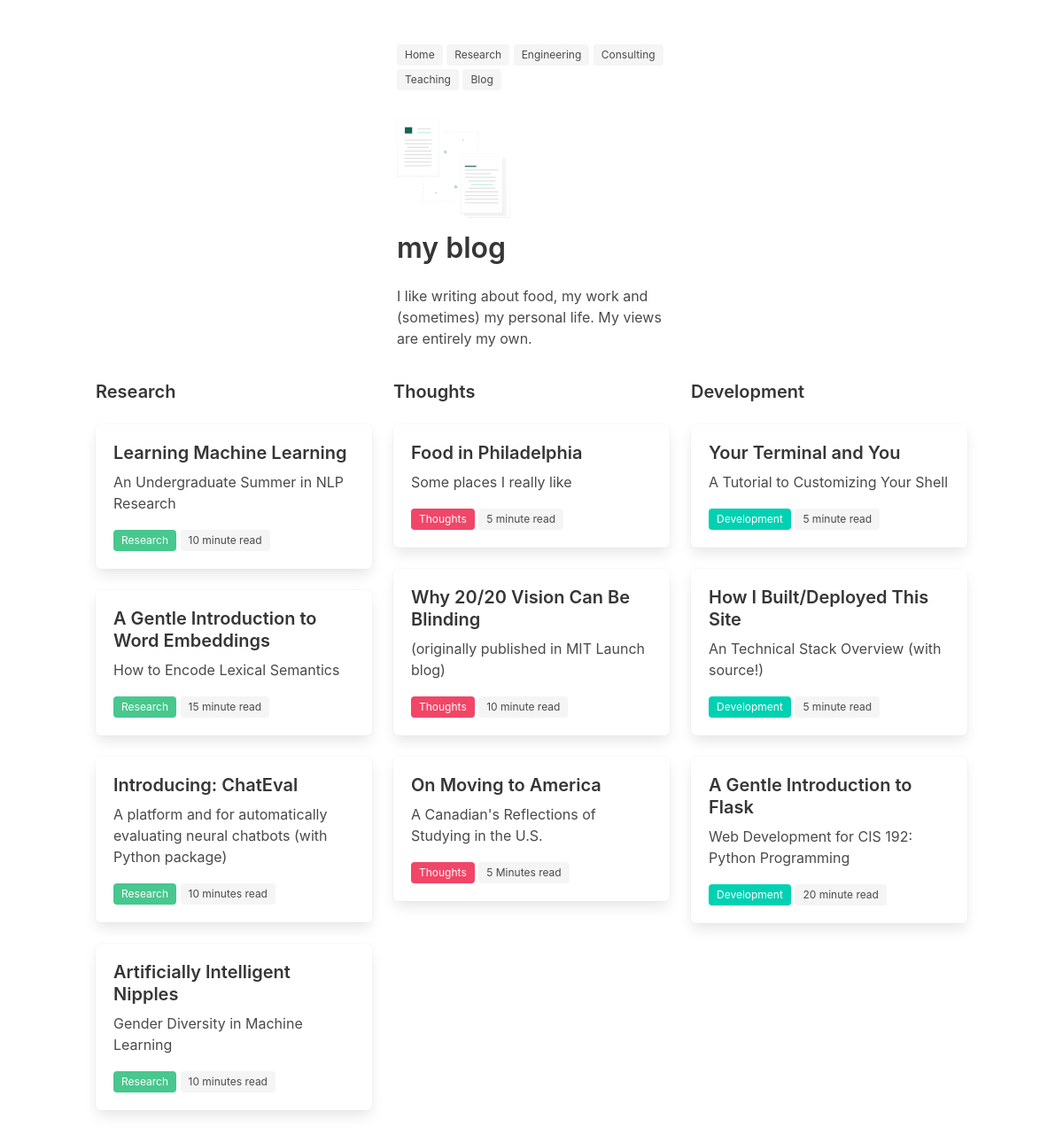
The page /blog/ on the database as committed earlier.
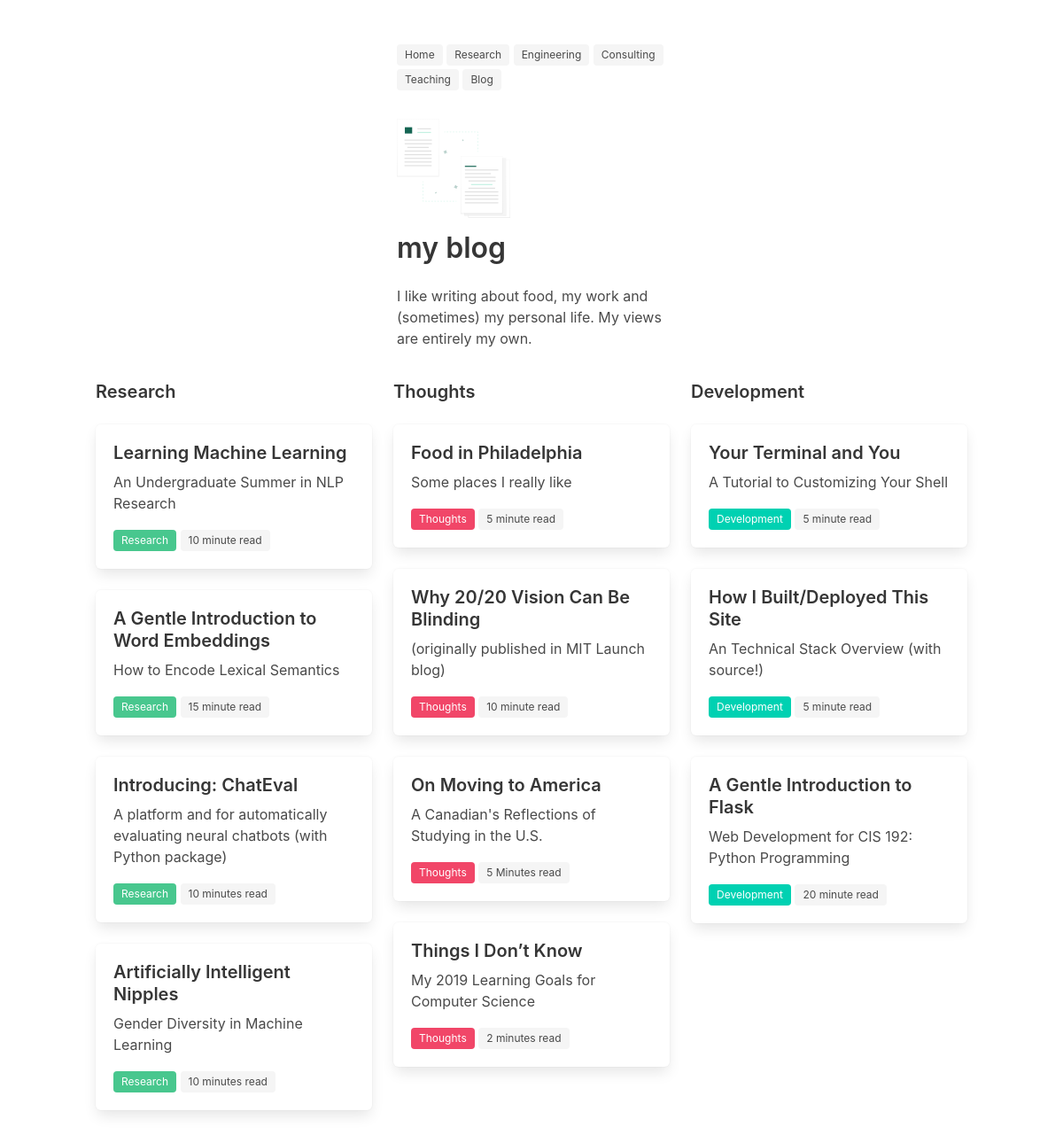
The same page on the database as committed later.
### blog/models.py (models this page shows, shortened)
class Category(models.Model):
    name = models.CharField(max_length=100)
    bulma_color = models.CharField(max_length=50, null=True, blank=True)
    class Meta:
        db_table = 'Category'

class Post(models.Model):
    id = models.CharField(max_length=50, primary_key=True)
    title = models.CharField(max_length=100)
    subtitle = models.CharField(max_length=100)
    length = models.CharField(max_length=100)
    body = models.TextField()
    category = models.ForeignKey(Category, on_delete=models.DO_NOTHING)
    recommended = models.BooleanField(default=False)
    class Meta:
        db_table = 'Post'

### blog/views.py (the view)
# urls.py: path('blog/', blog, name='blog'),
def blog(request):
    sections = list()
    categories = Category.objects.all()
    for category in categories:
        posts = Post.objects.filter(category=category)
        sections.append({"posts": posts, "category": category})
    sections.reverse()
    return render(request, 'blog.html', {'sections': sections, 'categories': categories, 'select': False})

### about/templates/blog.html (shortened to what this page needs)
{% extends 'base.html' %}
{% load static %}
{% block content %}
  <section class="section" style="padding-top: 0rem">
    <div class="container">
      <div class="columns">
        <div class="column is-one-fourth"> </div>
        <div class="column">
          <figure class="image is-128x128">
            <img src="{% static 'img/papers.svg' %}">
          </figure>
            <h1 class="title"> my blog </h1>
            <p>I like writing about food, my work and (sometimes)
              my personal life. My views are entirely my own.</p>
        </div>
        <div class="column is-one-fourth"> </div>
      </div>
    </div>
  </section>
  <section>
    <div class="container">
      <div class="columns">
            <div class="columns is-multiline">
                {% for section in sections %}
                <div class="column is-one-third">
                  <p class="subtitle"><strong>{{section.category.name}}</strong></p>
                  {% for post in section.posts %}
                  <a href="/post/{{post.id}}" >
                    <div class="box">
                      <article class="media">
                        <div class="media-content">
                          <div class="content">
                              <p style="margin-bottom: 0.5rem" class="subtitle"> <strong> {{ post.title }} </strong> </p>
                              <p> {{ post.subtitle }} </p>
                              <span class="tag is-{{ post.category.bulma_color }}"> {{ post.category.name }} </span>
                              <span class="tag is-light"> {{ post.length }} read </span> <br>
                          </div>
                        </div>
                      </article>
                    </div>
                  </a>
                  <br />
                  {% endfor %}
                </div>
                <br>
                {% endfor %}
              </div>
        </div>
      </div>
  </section>
{% endblock %}

Rows that differ between the two databases and show on the page:
added Post: title "Things I Don’t Know", subtitle "My 2019 Learning Goals for Computer Science", category.name "Thoughts", length "2 minutes", shown under Category "Thoughts"
